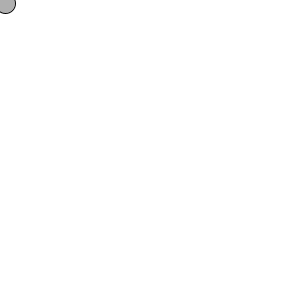
Frame 1 (no input)
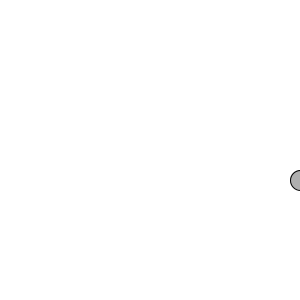
Frame 60 (the mouse pressed at the canvas centre just before this capture)
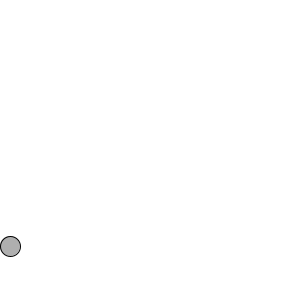
Frame 120 (the mouse held since frame 60 and released just before this capture)

The Processing sketch that drew these frames (run headless with seeded random() and noise(); from frame 60 on, the mouse is pressed at the canvas centre):

// Processing sketch: bouncingBall
// ── bouncingBall.pde
float x = 0;
float y = 0;
float xspeed = 5;
float yspeed = 3;

void setup() {
  size(300,300);
  smooth();
}

void draw() {
  background(255);
  x = x + xspeed;
  y = y + yspeed;
  if ((x > width) || (x < 0)) {
    xspeed = xspeed * -1;
  }
  if ((y > height) || (y < 0)) {
    yspeed = yspeed * -1;
  }
  stroke(0);
  fill(175);
  ellipse(x,y,20,20);
  
 }
